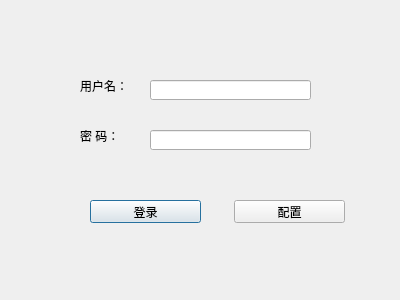
<?xml version="1.0" encoding="UTF-8"?>
<ui version="4.0">
 <class>Dialog</class>
 <widget class="QDialog" name="Dialog">
  <property name="geometry">
   <rect>
    <x>0</x>
    <y>0</y>
    <width>400</width>
    <height>300</height>
   </rect>
  </property>
  <property name="windowTitle">
   <string>云平台客户端</string>
  </property>
  <widget class="QLabel" name="label_username">
   <property name="geometry">
    <rect>
     <x>80</x>
     <y>80</y>
     <width>54</width>
     <height>12</height>
    </rect>
   </property>
   <property name="text">
    <string>用户名：</string>
   </property>
  </widget>
  <widget class="QLabel" name="label_password">
   <property name="geometry">
    <rect>
     <x>80</x>
     <y>130</y>
     <width>54</width>
     <height>12</height>
    </rect>
   </property>
   <property name="text">
    <string>密 码：</string>
   </property>
  </widget>
  <widget class="QLineEdit" name="lineEdit_username">
   <property name="geometry">
    <rect>
     <x>150</x>
     <y>80</y>
     <width>161</width>
     <height>20</height>
    </rect>
   </property>
  </widget>
  <widget class="QPushButton" name="pushButton_login">
   <property name="geometry">
    <rect>
     <x>90</x>
     <y>200</y>
     <width>111</width>
     <height>23</height>
    </rect>
   </property>
   <property name="text">
    <string>登录</string>
   </property>
  </widget>
  <widget class="QLineEdit" name="lineEdit_password">
   <property name="geometry">
    <rect>
     <x>150</x>
     <y>130</y>
     <width>161</width>
     <height>20</height>
    </rect>
   </property>
   <property name="echoMode">
    <enum>QLineEdit::Password</enum>
   </property>
  </widget>
  <widget class="QPushButton" name="pushButton_config">
   <property name="geometry">
    <rect>
     <x>234</x>
     <y>200</y>
     <width>111</width>
     <height>23</height>
    </rect>
   </property>
   <property name="text">
    <string>配置</string>
   </property>
  </widget>
 </widget>
 <resources/>
 <connections/>
</ui>
